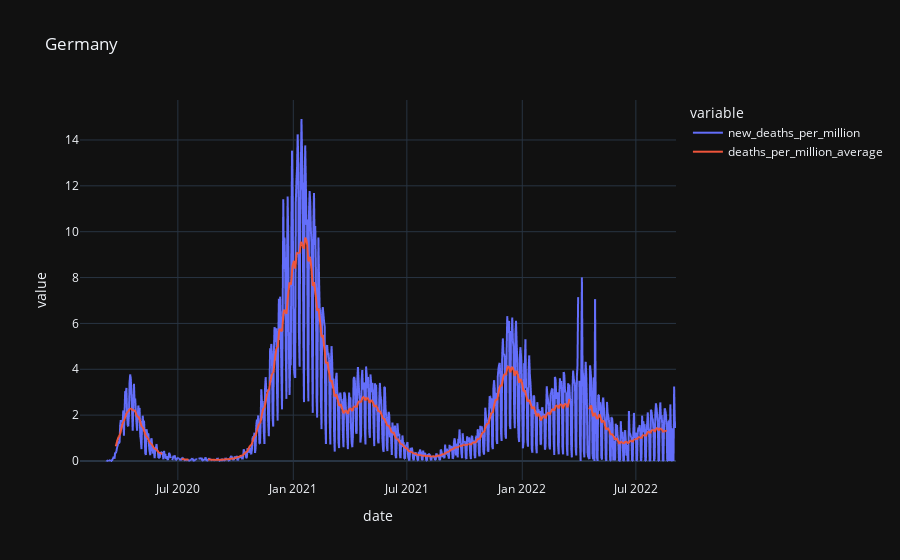

Source (notebook cell):
### Code cell
# plot multiple time series with moving avgs in a loop
import plotly.express as px

country = 'Germany'
df_country = filter_country(df, country)
df_country['deaths_per_million_average'] = df_country['new_deaths_per_million'].rolling(30, center=True).mean()
fig = px.line(df_country, x=df_country.index, y=["new_deaths_per_million","deaths_per_million_average"], title = country, template = 'plotly_dark')
fig.show()

### Figure 1 — Plotly figure (JSON) as saved in the notebook; plotly's stock layout.template omitted (floating-point values rounded to 4 significant figures; data arrays with more than 128 entries replaced by an {"elided": "..."} marker saying what was removed)
{"data": [{"hovertemplate": "variable=new_deaths_per_million<br>date=%{x}<br>value=%{y}<extra></extra>", "legendgroup": "new_deaths_per_million", "line": {"color": "#636efa", "dash": "solid"}, "marker": {"symbol": "circle"}, "mode": "lines", "name": "new_deaths_per_million", "showlegend": true, "type": "scattergl", "x": {"elided": "951 str values"}, "xaxis": "x", "y": {"elided": "951 float values"}, "yaxis": "y"}, {"hovertemplate": "variable=deaths_per_million_average<br>date=%{x}<br>value=%{y}<extra></extra>", "legendgroup": "deaths_per_million_average", "line": {"color": "#EF553B", "dash": "solid"}, "marker": {"symbol": "circle"}, "mode": "lines", "name": "deaths_per_million_average", "showlegend": true, "type": "scattergl", "x": {"elided": "951 str values"}, "xaxis": "x", "y": {"elided": "951 float values"}, "yaxis": "y"}], "layout": {"legend": {"title": {"text": "variable"}, "tracegroupgap": 0}, "title": {"text": "Germany"}, "xaxis": {"anchor": "y", "domain": [0, 1], "title": {"text": "date"}}, "yaxis": {"anchor": "x", "domain": [0, 1], "title": {"text": "value"}}}}
